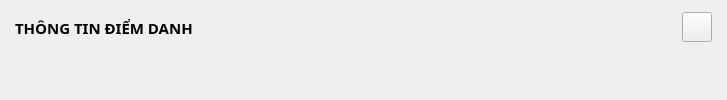
         <widget class="QWidget" name="reports_popup">
          <layout class="QVBoxLayout" name="verticalLayout_14">
           <property name="spacing">
            <number>5</number>
           </property>
           <property name="leftMargin">
            <number>10</number>
           </property>
           <property name="topMargin">
            <number>10</number>
           </property>
           <property name="rightMargin">
            <number>10</number>
           </property>
           <property name="bottomMargin">
            <number>10</number>
           </property>
           <item>
            <widget class="QWidget" name="head_reports" native="true">
             <property name="maximumSize">
              <size>
               <width>16777215</width>
               <height>35</height>
              </size>
             </property>
             <property name="styleSheet">
              <string notr="true"/>
             </property>
             <layout class="QHBoxLayout" name="horizontalLayout_7">
              <property name="spacing">
               <number>5</number>
              </property>
              <property name="leftMargin">
               <number>5</number>
              </property>
              <property name="topMargin">
               <number>0</number>
              </property>
              <property name="rightMargin">
               <number>5</number>
              </property>
              <property name="bottomMargin">
               <number>0</number>
              </property>
              <item>
               <widget class="QLabel" name="reports_label">
                <property name="font">
                 <font>
                  <family>Cascadia Code</family>
                  <pointsize>11</pointsize>
                  <weight>75</weight>
                  <bold>true</bold>
                 </font>
                </property>
                <property name="text">
                 <string>THÔNG TIN ĐIỂM DANH</string>
                </property>
               </widget>
              </item>
              <item>
               <spacer name="horizontalSpacer_6">
                <property name="orientation">
                 <enum>Qt::Horizontal</enum>
                </property>
                <property name="sizeHint" stdset="0">
                 <size>
                  <width>484</width>
                  <height>20</height>
                 </size>
                </property>
               </spacer>
              </item>
              <item>
               <widget class="QPushButton" name="reports_exit_btn">
                <property name="maximumSize">
                 <size>
                  <width>30</width>
                  <height>30</height>
                 </size>
                </property>
                <property name="text">
                 <string/>
                </property>
                <property name="icon">
                 <iconset resource="../resources/resources.qrc">
                  <normaloff>:/icon-EC8482/EC8482/x-octagon.svg</normaloff>:/icon-EC8482/EC8482/x-octagon.svg</iconset>
                </property>
                <property name="iconSize">
                 <size>
                  <width>30</width>
                  <height>30</height>
                 </size>
                </property>
               </widget>
              </item>
             </layout>
            </widget>
           </item>
           <item>
            <widget class="QWidget" name="body_reports" native="true">
             <property name="styleSheet">
              <string notr="true"/>
             </property>
             <widget class="QLineEdit" name="reports_id_text">
              <property name="enabled">
               <bool>true</bool>
              </property>
              <property name="geometry">
               <rect>
                <x>30</x>
                <y>100</y>
                <width>351</width>
                <height>31</height>
               </rect>
              </property>
              <property name="font">
               <font>
                <family>Cascadia Code</family>
                <pointsize>11</pointsize>
                <weight>50</weight>
                <bold>false</bold>
               </font>
              </property>
              <property name="styleSheet">
               <string notr="true">background-color: rgb(255, 255, 255);</string>
              </property>
             </widget>
             <widget class="QLineEdit" name="reports_student_text">
              <property name="geometry">
               <rect>
                <x>30</x>
                <y>200</y>
                <width>351</width>
                <height>31</height>
               </rect>
              </property>
              <property name="font">
               <font>
                <family>Cascadia Code</family>
                <pointsize>11</pointsize>
                <weight>50</weight>
                <bold>false</bold>
               </font>
              </property>
              <property name="styleSheet">
               <string notr="true">background-color: rgb(255, 255, 255);</string>
              </property>
             </widget>
             <widget class="QLineEdit" name="reports_attend_text">
              <property name="geometry">
               <rect>
                <x>30</x>
                <y>300</y>
                <width>351</width>
                <height>31</height>
               </rect>
              </property>
              <property name="font">
               <font>
                <family>Cascadia Code</family>
                <pointsize>11</pointsize>
                <weight>50</weight>
                <bold>false</bold>
               </font>
              </property>
              <property name="styleSheet">
               <string notr="true">background-color: rgb(255, 255, 255);</string>
              </property>
             </widget>
             <widget class="QLabel" name="reports_id_label">
              <property name="geometry">
               <rect>
                <x>40</x>
                <y>60</y>
                <width>201</width>
                <height>31</height>
               </rect>
              </property>
              <property name="font">
               <font>
                <family>Cascadia Code</family>
                <pointsize>11</pointsize>
                <weight>75</weight>
                <bold>true</bold>
               </font>
              </property>
              <property name="text">
               <string>Mã Báo cáo</string>
              </property>
             </widget>
             <widget class="QLabel" name="reports_student_label">
              <property name="geometry">
               <rect>
                <x>40</x>
                <y>160</y>
                <width>201</width>
                <height>31</height>
               </rect>
              </property>
              <property name="font">
               <font>
                <family>Cascadia Code</family>
                <pointsize>11</pointsize>
                <weight>75</weight>
                <bold>true</bold>
               </font>
              </property>
              <property name="text">
               <string>Mã sinh viên</string>
              </property>
             </widget>
             <widget class="QLabel" name="reports_attend_label">
              <property name="geometry">
               <rect>
                <x>40</x>
                <y>260</y>
                <width>201</width>
                <height>31</height>
               </rect>
              </property>
              <property name="font">
               <font>
                <family>Cascadia Code</family>
                <pointsize>11</pointsize>
                <weight>75</weight>
                <bold>true</bold>
               </font>
              </property>
              <property name="text">
               <string>Điểm danh</string>
              </property>
             </widget>
             <widget class="QPushButton" name="reports_save_btn">
              <property name="geometry">
               <rect>
                <x>520</x>
                <y>390</y>
                <width>93</width>
                <height>28</height>
               </rect>
              </property>
              <property name="font">
               <font>
                <family>Cascadia Code</family>
                <pointsize>11</pointsize>
               </font>
              </property>
              <property name="styleSheet">
               <string notr="true">background-color: rgb(255, 255, 255);</string>
              </property>
              <property name="text">
               <string>Lưu</string>
              </property>
             </widget>
             <widget class="QPushButton" name="reports_refesh_btn">
              <property name="geometry">
               <rect>
                <x>650</x>
                <y>390</y>
                <width>93</width>
                <height>28</height>
               </rect>
              </property>
              <property name="font">
               <font>
                <family>Cascadia Code</family>
                <pointsize>11</pointsize>
               </font>
              </property>
              <property name="styleSheet">
               <string notr="true">background-color: rgb(255, 255, 255);</string>
              </property>
              <property name="text">
               <string>Làm mới</string>
              </property>
             </widget>
             <widget class="QLineEdit" name="reports_room_text">
              <property name="geometry">
               <rect>
                <x>400</x>
                <y>200</y>
                <width>351</width>
                <height>31</height>
               </rect>
              </property>
              <property name="font">
               <font>
                <family>Cascadia Code</family>
                <pointsize>11</pointsize>
                <weight>50</weight>
                <bold>false</bold>
               </font>
              </property>
              <property name="styleSheet">
               <string notr="true">background-color: rgb(255, 255, 255);</string>
              </property>
             </widget>
             <widget class="QLabel" name="reports_date_label">
              <property name="geometry">
               <rect>
                <x>410</x>
                <y>60</y>
                <width>201</width>
                <height>31</height>
               </rect>
              </property>
              <property name="font">
               <font>
                <family>Cascadia Code</family>
                <pointsize>11</pointsize>
                <weight>75</weight>
                <bold>true</bold>
               </font>
              </property>
              <property name="text">
               <string>Ngày Báo cáo</string>
              </property>
             </widget>
             <widget class="QLabel" name="reports_room_label">
              <property name="geometry">
               <rect>
                <x>410</x>
                <y>160</y>
                <width>201</width>
                <height>31</height>
               </rect>
              </property>
              <property name="font">
               <font>
                <family>Cascadia Code</family>
                <pointsize>11</pointsize>
                <weight>75</weight>
                <bold>true</bold>
               </font>
              </property>
              <property name="text">
               <string>Mã lớp</string>
              </property>
             </widget>
             <widget class="QLabel" name="reports_note_label">
              <property name="geometry">
               <rect>
                <x>410</x>
                <y>260</y>
                <width>201</width>
                <height>31</height>
               </rect>
              </property>
              <property name="font">
               <font>
                <family>Cascadia Code</family>
                <pointsize>11</pointsize>
                <weight>75</weight>
                <bold>true</bold>
               </font>
              </property>
              <property name="text">
               <string>Ghi chu</string>
              </property>
             </widget>
             <widget class="QLineEdit" name="reports_date_text">
              <property name="enabled">
               <bool>true</bool>
              </property>
              <property name="geometry">
               <rect>
                <x>400</x>
                <y>100</y>
                <width>351</width>
                <height>31</height>
               </rect>
              </property>
              <property name="font">
               <font>
                <family>Cascadia Code</family>
                <pointsize>11</pointsize>
                <weight>50</weight>
                <bold>false</bold>
               </font>
              </property>
              <property name="styleSheet">
               <string notr="true">background-color: rgb(255, 255, 255);</string>
              </property>
             </widget>
             <widget class="QLineEdit" name="reports_note_text">
              <property name="geometry">
               <rect>
                <x>400</x>
                <y>300</y>
                <width>351</width>
                <height>31</height>
               </rect>
              </property>
              <property name="font">
               <font>
                <family>Cascadia Code</family>
                <pointsize>11</pointsize>
                <weight>50</weight>
                <bold>false</bold>
               </font>
              </property>
              <property name="styleSheet">
               <string notr="true">background-color: rgb(255, 255, 255);</string>
              </property>
             </widget>
            </widget>
           </item>
          </layout>
         </widget>
